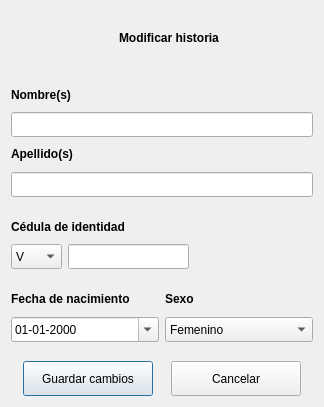
<?xml version="1.0" encoding="UTF-8"?>
<ui version="4.0">
 <class>dlgModificarHistoria</class>
 <widget class="QDialog" name="dlgModificarHistoria">
  <property name="geometry">
   <rect>
    <x>0</x>
    <y>0</y>
    <width>324</width>
    <height>407</height>
   </rect>
  </property>
  <property name="windowTitle">
   <string>Modificar historia</string>
  </property>
  <property name="windowIcon">
   <iconset>
    <normaloff>:/img/logo_icono_nuevo.ico</normaloff>:/img/logo_icono_nuevo.ico</iconset>
  </property>
  <layout class="QGridLayout" name="gridLayout">
   <item row="0" column="0">
    <layout class="QVBoxLayout" name="verticalLayout">
     <item>
      <layout class="QVBoxLayout" name="verticalLayout_5">
       <item>
        <layout class="QHBoxLayout" name="horizontalLayout_10">
         <item>
          <spacer name="horizontalSpacer_4">
           <property name="orientation">
            <enum>Qt::Horizontal</enum>
           </property>
           <property name="sizeHint" stdset="0">
            <size>
             <width>40</width>
             <height>20</height>
            </size>
           </property>
          </spacer>
         </item>
         <item>
          <widget class="QLabel" name="etqLogoModHist">
           <property name="maximumSize">
            <size>
             <width>50</width>
             <height>50</height>
            </size>
           </property>
           <property name="text">
            <string/>
           </property>
           <property name="pixmap">
            <pixmap>:/img/editar_historia.png</pixmap>
           </property>
           <property name="scaledContents">
            <bool>true</bool>
           </property>
          </widget>
         </item>
         <item>
          <widget class="QLabel" name="etqModHistoria">
           <property name="font">
            <font>
             <weight>75</weight>
             <bold>true</bold>
            </font>
           </property>
           <property name="text">
            <string>Modificar historia</string>
           </property>
          </widget>
         </item>
         <item>
          <spacer name="horizontalSpacer_5">
           <property name="orientation">
            <enum>Qt::Horizontal</enum>
           </property>
           <property name="sizeHint" stdset="0">
            <size>
             <width>40</width>
             <height>20</height>
            </size>
           </property>
          </spacer>
         </item>
        </layout>
       </item>
       <item>
        <spacer name="verticalSpacer_5">
         <property name="orientation">
          <enum>Qt::Vertical</enum>
         </property>
         <property name="sizeType">
          <enum>QSizePolicy::Fixed</enum>
         </property>
         <property name="sizeHint" stdset="0">
          <size>
           <width>20</width>
           <height>13</height>
          </size>
         </property>
        </spacer>
       </item>
       <item>
        <layout class="QVBoxLayout" name="verticalLayout_2">
         <item>
          <widget class="QLabel" name="etqNombre">
           <property name="text">
            <string>&lt;html&gt;&lt;head/&gt;&lt;body&gt;&lt;p&gt;&lt;span style=&quot; font-weight:600;&quot;&gt;Nombre(s)&lt;/span&gt;&lt;/p&gt;&lt;/body&gt;&lt;/html&gt;</string>
           </property>
          </widget>
         </item>
         <item>
          <widget class="QLineEdit" name="lineaNombre">
           <property name="minimumSize">
            <size>
             <width>300</width>
             <height>25</height>
            </size>
           </property>
           <property name="maximumSize">
            <size>
             <width>16777215</width>
             <height>25</height>
            </size>
           </property>
           <property name="inputMethodHints">
            <set>Qt::ImhLatinOnly|Qt::ImhPreferLatin|Qt::ImhPreferUppercase|Qt::ImhUppercaseOnly</set>
           </property>
           <property name="maxLength">
            <number>40</number>
           </property>
          </widget>
         </item>
        </layout>
       </item>
       <item>
        <layout class="QVBoxLayout" name="verticalLayout_3">
         <item>
          <widget class="QLabel" name="etqApellido">
           <property name="text">
            <string>&lt;html&gt;&lt;head/&gt;&lt;body&gt;&lt;p&gt;&lt;span style=&quot; font-weight:600;&quot;&gt;Apellido(s)&lt;/span&gt;&lt;/p&gt;&lt;/body&gt;&lt;/html&gt;</string>
           </property>
          </widget>
         </item>
         <item>
          <widget class="QLineEdit" name="lineaApellido">
           <property name="minimumSize">
            <size>
             <width>300</width>
             <height>25</height>
            </size>
           </property>
           <property name="maximumSize">
            <size>
             <width>16777215</width>
             <height>25</height>
            </size>
           </property>
           <property name="inputMethodHints">
            <set>Qt::ImhLatinOnly|Qt::ImhPreferLatin|Qt::ImhPreferUppercase|Qt::ImhUppercaseOnly</set>
           </property>
           <property name="maxLength">
            <number>40</number>
           </property>
          </widget>
         </item>
        </layout>
       </item>
       <item>
        <spacer name="verticalSpacer_7">
         <property name="orientation">
          <enum>Qt::Vertical</enum>
         </property>
         <property name="sizeType">
          <enum>QSizePolicy::Fixed</enum>
         </property>
         <property name="sizeHint" stdset="0">
          <size>
           <width>20</width>
           <height>13</height>
          </size>
         </property>
        </spacer>
       </item>
       <item>
        <layout class="QHBoxLayout" name="horizontalLayout_12">
         <item>
          <layout class="QVBoxLayout" name="verticalLayout_4">
           <item>
            <widget class="QLabel" name="etqCI">
             <property name="text">
              <string>&lt;html&gt;&lt;head/&gt;&lt;body&gt;&lt;p&gt;&lt;span style=&quot; font-weight:600;&quot;&gt;Cédula de identidad&lt;/span&gt;&lt;/p&gt;&lt;/body&gt;&lt;/html&gt;</string>
             </property>
            </widget>
           </item>
           <item>
            <layout class="QHBoxLayout" name="horizontalLayout_13">
             <item>
              <widget class="QComboBox" name="cBoxCI">
               <property name="minimumSize">
                <size>
                 <width>51</width>
                 <height>25</height>
                </size>
               </property>
               <property name="maximumSize">
                <size>
                 <width>51</width>
                 <height>25</height>
                </size>
               </property>
               <item>
                <property name="text">
                 <string>V</string>
                </property>
               </item>
               <item>
                <property name="text">
                 <string>E</string>
                </property>
               </item>
              </widget>
             </item>
             <item>
              <widget class="QLineEdit" name="lineaCI">
               <property name="minimumSize">
                <size>
                 <width>121</width>
                 <height>25</height>
                </size>
               </property>
               <property name="maximumSize">
                <size>
                 <width>16777215</width>
                 <height>25</height>
                </size>
               </property>
               <property name="inputMethodHints">
                <set>Qt::ImhDigitsOnly|Qt::ImhPreferNumbers</set>
               </property>
               <property name="text">
                <string/>
               </property>
               <property name="maxLength">
                <number>9</number>
               </property>
               <property name="clearButtonEnabled">
                <bool>false</bool>
               </property>
              </widget>
             </item>
            </layout>
           </item>
          </layout>
         </item>
         <item>
          <spacer name="horizontalSpacer_2">
           <property name="orientation">
            <enum>Qt::Horizontal</enum>
           </property>
           <property name="sizeHint" stdset="0">
            <size>
             <width>40</width>
             <height>20</height>
            </size>
           </property>
          </spacer>
         </item>
        </layout>
       </item>
       <item>
        <spacer name="verticalSpacer_10">
         <property name="orientation">
          <enum>Qt::Vertical</enum>
         </property>
         <property name="sizeType">
          <enum>QSizePolicy::Fixed</enum>
         </property>
         <property name="sizeHint" stdset="0">
          <size>
           <width>20</width>
           <height>13</height>
          </size>
         </property>
        </spacer>
       </item>
       <item>
        <layout class="QHBoxLayout" name="horizontalLayout_16">
         <item>
          <layout class="QVBoxLayout" name="verticalLayout_6">
           <item>
            <widget class="QLabel" name="etqFechaNac">
             <property name="text">
              <string>&lt;html&gt;&lt;head/&gt;&lt;body&gt;&lt;p&gt;&lt;span style=&quot; font-weight:600;&quot;&gt;Fecha de nacimiento&lt;/span&gt;&lt;/p&gt;&lt;/body&gt;&lt;/html&gt;</string>
             </property>
            </widget>
           </item>
           <item>
            <widget class="QDateEdit" name="editFechaNac">
             <property name="minimumSize">
              <size>
               <width>101</width>
               <height>25</height>
              </size>
             </property>
             <property name="maximumSize">
              <size>
               <width>16777215</width>
               <height>25</height>
              </size>
             </property>
             <property name="displayFormat">
              <string>dd-MM-yyyy</string>
             </property>
             <property name="calendarPopup">
              <bool>true</bool>
             </property>
            </widget>
           </item>
          </layout>
         </item>
         <item>
          <layout class="QVBoxLayout" name="verticalLayout_10">
           <item>
            <widget class="QLabel" name="etqSexo">
             <property name="text">
              <string>&lt;html&gt;&lt;head/&gt;&lt;body&gt;&lt;p&gt;&lt;span style=&quot; font-weight:600;&quot;&gt;Sexo&lt;/span&gt;&lt;/p&gt;&lt;/body&gt;&lt;/html&gt;</string>
             </property>
            </widget>
           </item>
           <item>
            <widget class="QComboBox" name="cBoxSexo">
             <property name="minimumSize">
              <size>
               <width>91</width>
               <height>25</height>
              </size>
             </property>
             <property name="maximumSize">
              <size>
               <width>16777215</width>
               <height>25</height>
              </size>
             </property>
             <item>
              <property name="text">
               <string>Femenino</string>
              </property>
             </item>
             <item>
              <property name="text">
               <string>Masculino</string>
              </property>
             </item>
            </widget>
           </item>
          </layout>
         </item>
        </layout>
       </item>
      </layout>
     </item>
     <item>
      <spacer name="verticalSpacer">
       <property name="orientation">
        <enum>Qt::Vertical</enum>
       </property>
       <property name="sizeType">
        <enum>QSizePolicy::Fixed</enum>
       </property>
       <property name="sizeHint" stdset="0">
        <size>
         <width>58</width>
         <height>13</height>
        </size>
       </property>
      </spacer>
     </item>
     <item>
      <layout class="QHBoxLayout" name="horizontalLayout">
       <item>
        <widget class="QPushButton" name="btnModificar">
         <property name="minimumSize">
          <size>
           <width>130</width>
           <height>35</height>
          </size>
         </property>
         <property name="maximumSize">
          <size>
           <width>130</width>
           <height>35</height>
          </size>
         </property>
         <property name="text">
          <string>Guardar cambios</string>
         </property>
         <property name="iconSize">
          <size>
           <width>25</width>
           <height>20</height>
          </size>
         </property>
        </widget>
       </item>
       <item>
        <widget class="QPushButton" name="btnCancelar">
         <property name="minimumSize">
          <size>
           <width>130</width>
           <height>35</height>
          </size>
         </property>
         <property name="maximumSize">
          <size>
           <width>130</width>
           <height>35</height>
          </size>
         </property>
         <property name="text">
          <string>Cancelar</string>
         </property>
         <property name="iconSize">
          <size>
           <width>25</width>
           <height>20</height>
          </size>
         </property>
        </widget>
       </item>
      </layout>
     </item>
    </layout>
   </item>
  </layout>
 </widget>
 <resources/>
 <connections/>
</ui>
